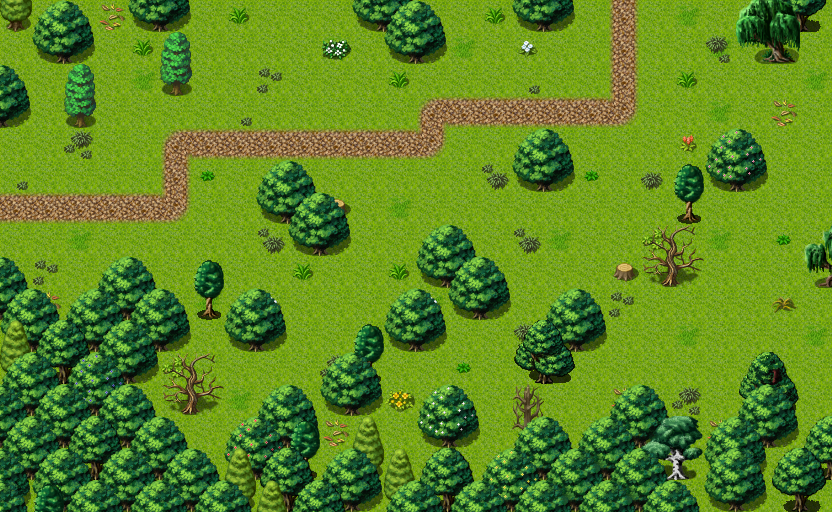

This is a level from a 2D game, rendered from its Tiled map with the project's own tilesets. A one-line summary and the map file follow, with tile-layer data summarised:
An orthogonal 26x16 tile map with 32x32 px tiles, 4 tile layers (Base, Ground, Objects, Above), 1 hidden layer not drawn, 66 tilesets and 13 objects (7x spawn, 6x mapchange).

<map version="1.10" tiledversion="1.11.2" orientation="orthogonal" renderorder="right-down" width="26" height="16" tilewidth="32" tileheight="32" infinite="0" nextlayerid="10" nextobjectid="15">
 <tileset firstgid="1" name="map_bed_1" tilewidth="32" tileheight="32" tilecount="160" columns="16">
  <image source="../drawable/map_bed_1.png" width="512" height="320" />
 </tileset>
 <tileset firstgid="161" name="map_border_1" tilewidth="32" tileheight="32" tilecount="128" columns="16">
  <image source="../drawable/map_border_1.png" width="512" height="256" />
 </tileset>
 <tileset firstgid="289" name="map_bridge_1" tilewidth="32" tileheight="32" tilecount="128" columns="16">
  <image source="../drawable/map_bridge_1.png" width="512" height="256" />
 </tileset>
 <tileset firstgid="417" name="map_bridge_2" tilewidth="32" tileheight="32" tilecount="128" columns="16">
  <image source="../drawable/map_bridge_2.png" width="512" height="256" />
 </tileset>
 <tileset firstgid="545" name="map_broken_1" tilewidth="32" tileheight="32" tilecount="128" columns="16">
  <image source="../drawable/map_broken_1.png" width="512" height="256" />
 </tileset>
 <tileset firstgid="673" name="map_cavewall_1" tilewidth="32" tileheight="32" tilecount="108" columns="18">
  <image source="../drawable/map_cavewall_1.png" width="576" height="192" />
 </tileset>
 <tileset firstgid="781" name="map_cavewall_2" tilewidth="32" tileheight="32" tilecount="108" columns="18">
  <image source="../drawable/map_cavewall_2.png" width="576" height="192" />
 </tileset>
 <tileset firstgid="889" name="map_cavewall_3" tilewidth="32" tileheight="32" tilecount="108" columns="18">
  <image source="../drawable/map_cavewall_3.png" width="576" height="192" />
 </tileset>
 <tileset firstgid="997" name="map_cavewall_4" tilewidth="32" tileheight="32" tilecount="108" columns="18">
  <image source="../drawable/map_cavewall_4.png" width="576" height="192" />
 </tileset>
 <tileset firstgid="1105" name="map_chair_table_1" tilewidth="32" tileheight="32" tilecount="128" columns="16">
  <image source="../drawable/map_chair_table_1.png" width="512" height="256" />
 </tileset>
 <tileset firstgid="1233" name="map_chair_table_2" tilewidth="32" tileheight="32" tilecount="128" columns="16">
  <image source="../drawable/map_chair_table_2.png" width="512" height="256" />
 </tileset>
 <tileset firstgid="1361" name="map_crate_1" tilewidth="32" tileheight="32" tilecount="128" columns="16">
  <image source="../drawable/map_crate_1.png" width="512" height="256" />
 </tileset>
 <tileset firstgid="1489" name="map_cupboard_1" tilewidth="32" tileheight="32" tilecount="128" columns="16">
  <image source="../drawable/map_cupboard_1.png" width="512" height="256" />
 </tileset>
 <tileset firstgid="1617" name="map_curtain_1" tilewidth="32" tileheight="32" tilecount="128" columns="16">
  <image source="../drawable/map_curtain_1.png" width="512" height="256" />
 </tileset>
 <tileset firstgid="1745" name="map_entrance_1" tilewidth="32" tileheight="32" tilecount="128" columns="16">
  <image source="../drawable/map_entrance_1.png" width="512" height="256" />
 </tileset>
 <tileset firstgid="1873" name="map_entrance_2" tilewidth="32" tileheight="32" tilecount="128" columns="16">
  <image source="../drawable/map_entrance_2.png" width="512" height="256" />
 </tileset>
 <tileset firstgid="2001" name="map_fence_1" tilewidth="32" tileheight="32" tilecount="128" columns="16">
  <image source="../drawable/map_fence_1.png" width="512" height="256" />
 </tileset>
 <tileset firstgid="2129" name="map_fence_2" tilewidth="32" tileheight="32" tilecount="128" columns="16">
  <image source="../drawable/map_fence_2.png" width="512" height="256" />
 </tileset>
 <tileset firstgid="2257" name="map_fence_3" tilewidth="32" tileheight="32" tilecount="128" columns="16">
  <image source="../drawable/map_fence_3.png" width="512" height="256" />
 </tileset>
 <tileset firstgid="2385" name="map_fence_4" tilewidth="32" tileheight="32" tilecount="128" columns="16">
  <image source="../drawable/map_fence_4.png" width="512" height="256" />
 </tileset>
 <tileset firstgid="2513" name="map_ground_1" tilewidth="32" tileheight="32" tilecount="128" columns="16">
  <image source="../drawable/map_ground_1.png" width="512" height="256" />
 </tileset>
 <tileset firstgid="2641" name="map_ground_2" tilewidth="32" tileheight="32" tilecount="128" columns="16">
  <image source="../drawable/map_ground_2.png" width="512" height="256" />
 </tileset>
 <tileset firstgid="2769" name="map_ground_3" tilewidth="32" tileheight="32" tilecount="128" columns="16">
  <image source="../drawable/map_ground_3.png" width="512" height="256" />
 </tileset>
 <tileset firstgid="2897" name="map_ground_4" tilewidth="32" tileheight="32" tilecount="128" columns="16">
  <image source="../drawable/map_ground_4.png" width="512" height="256" />
 </tileset>
 <tileset firstgid="3025" name="map_ground_5" tilewidth="32" tileheight="32" tilecount="128" columns="16">
  <image source="../drawable/map_ground_5.png" width="512" height="256" />
 </tileset>
 <tileset firstgid="3153" name="map_ground_6" tilewidth="32" tileheight="32" tilecount="128" columns="16">
  <image source="../drawable/map_ground_6.png" width="512" height="256" />
 </tileset>
 <tileset firstgid="3281" name="map_ground_7" tilewidth="32" tileheight="32" tilecount="128" columns="16">
  <image source="../drawable/map_ground_7.png" width="512" height="256" />
 </tileset>
 <tileset firstgid="3409" name="map_ground_8" tilewidth="32" tileheight="32" tilecount="128" columns="16">
  <image source="../drawable/map_ground_8.png" width="512" height="256" />
 </tileset>
 <tileset firstgid="3537" name="map_house_1" tilewidth="32" tileheight="32" tilecount="128" columns="16">
  <image source="../drawable/map_house_1.png" width="512" height="256" />
 </tileset>
 <tileset firstgid="3665" name="map_house_2" tilewidth="32" tileheight="32" tilecount="128" columns="16">
  <image source="../drawable/map_house_2.png" width="512" height="256" />
 </tileset>
 <tileset firstgid="3793" name="map_indoor_1" tilewidth="32" tileheight="32" tilecount="128" columns="16">
  <image source="../drawable/map_indoor_1.png" width="512" height="256" />
 </tileset>
 <tileset firstgid="3921" name="map_indoor_2" tilewidth="32" tileheight="32" tilecount="128" columns="16">
  <image source="../drawable/map_indoor_2.png" width="512" height="256" />
 </tileset>
 <tileset firstgid="4049" name="map_kitchen_1" tilewidth="32" tileheight="32" tilecount="128" columns="16">
  <image source="../drawable/map_kitchen_1.png" width="512" height="256" />
 </tileset>
 <tileset firstgid="4177" name="map_outdoor_1" tilewidth="32" tileheight="32" tilecount="128" columns="16">
  <image source="../drawable/map_outdoor_1.png" width="512" height="256" />
 </tileset>
 <tileset firstgid="4305" name="map_pillar_1" tilewidth="32" tileheight="32" tilecount="128" columns="16">
  <image source="../drawable/map_pillar_1.png" width="512" height="256" />
 </tileset>
 <tileset firstgid="4433" name="map_pillar_2" tilewidth="32" tileheight="32" tilecount="128" columns="16">
  <image source="../drawable/map_pillar_2.png" width="512" height="256" />
 </tileset>
 <tileset firstgid="4561" name="map_plant_1" tilewidth="32" tileheight="32" tilecount="128" columns="16">
  <image source="../drawable/map_plant_1.png" width="512" height="256" />
 </tileset>
 <tileset firstgid="4689" name="map_plant_2" tilewidth="32" tileheight="32" tilecount="128" columns="16">
  <image source="../drawable/map_plant_2.png" width="512" height="256" />
 </tileset>
 <tileset firstgid="4817" name="map_rock_1" tilewidth="32" tileheight="32" tilecount="128" columns="16">
  <image source="../drawable/map_rock_1.png" width="512" height="256" />
 </tileset>
 <tileset firstgid="4945" name="map_rock_2" tilewidth="32" tileheight="32" tilecount="128" columns="16">
  <image source="../drawable/map_rock_2.png" width="512" height="256" />
 </tileset>
 <tileset firstgid="5073" name="map_roof_1" tilewidth="32" tileheight="32" tilecount="128" columns="16">
  <image source="../drawable/map_roof_1.png" width="512" height="256" />
 </tileset>
 <tileset firstgid="5201" name="map_roof_2" tilewidth="32" tileheight="32" tilecount="128" columns="16">
  <image source="../drawable/map_roof_2.png" width="512" height="256" />
 </tileset>
 <tileset firstgid="5329" name="map_roof_3" tilewidth="32" tileheight="32" tilecount="128" columns="16">
  <image source="../drawable/map_roof_3.png" width="512" height="256" />
 </tileset>
 <tileset firstgid="5457" name="map_shop_1" tilewidth="32" tileheight="32" tilecount="128" columns="16">
  <image source="../drawable/map_shop_1.png" width="512" height="256" />
 </tileset>
 <tileset firstgid="5585" name="map_sign_ladder_1" tilewidth="32" tileheight="32" tilecount="128" columns="16">
  <image source="../drawable/map_sign_ladder_1.png" width="512" height="256" />
 </tileset>
 <tileset firstgid="5713" name="map_table_1" tilewidth="32" tileheight="32" tilecount="128" columns="16">
  <image source="../drawable/map_table_1.png" width="512" height="256" />
 </tileset>
 <tileset firstgid="5841" name="map_trail_1" tilewidth="32" tileheight="32" tilecount="128" columns="16">
  <image source="../drawable/map_trail_1.png" width="512" height="256" />
 </tileset>
 <tileset firstgid="5969" name="map_transition_1" tilewidth="32" tileheight="32" tilecount="128" columns="16">
  <image source="../drawable/map_transition_1.png" width="512" height="256" />
 </tileset>
 <tileset firstgid="6097" name="map_transition_2" tilewidth="32" tileheight="32" tilecount="128" columns="16">
  <image source="../drawable/map_transition_2.png" width="512" height="256" />
 </tileset>
 <tileset firstgid="6225" name="map_transition_3" tilewidth="32" tileheight="32" tilecount="128" columns="16">
  <image source="../drawable/map_transition_3.png" width="512" height="256" />
 </tileset>
 <tileset firstgid="6353" name="map_transition_4" tilewidth="32" tileheight="32" tilecount="128" columns="16">
  <image source="../drawable/map_transition_4.png" width="512" height="256" />
 </tileset>
 <tileset firstgid="6481" name="map_transition_5" tilewidth="32" tileheight="32" tilecount="128" columns="16">
  <image source="../drawable/map_transition_5.png" width="512" height="256" />
 </tileset>
 <tileset firstgid="6609" name="map_tree_1" tilewidth="32" tileheight="32" tilecount="128" columns="16">
  <image source="../drawable/map_tree_1.png" width="512" height="256" />
 </tileset>
 <tileset firstgid="6737" name="map_tree_2" tilewidth="32" tileheight="32" tilecount="128" columns="16">
  <image source="../drawable/map_tree_2.png" width="512" height="256" />
 </tileset>
 <tileset firstgid="6865" name="map_wall_1" tilewidth="32" tileheight="32" tilecount="128" columns="16">
  <image source="../drawable/map_wall_1.png" width="512" height="256" />
 </tileset>
 <tileset firstgid="6993" name="map_wall_2" tilewidth="32" tileheight="32" tilecount="120" columns="15">
  <image source="../drawable/map_wall_2.png" width="480" height="256" />
 </tileset>
 <tileset firstgid="7113" name="map_wall_3" tilewidth="32" tileheight="32" tilecount="120" columns="15">
  <image source="../drawable/map_wall_3.png" width="480" height="256" />
 </tileset>
 <tileset firstgid="7233" name="map_wall_4" tilewidth="32" tileheight="32" tilecount="120" columns="15">
  <image source="../drawable/map_wall_4.png" width="480" height="256" />
 </tileset>
 <tileset firstgid="7353" name="map_window_1" tilewidth="32" tileheight="32" tilecount="128" columns="16">
  <image source="../drawable/map_window_1.png" width="512" height="256" />
 </tileset>
 <tileset firstgid="7481" name="map_window_2" tilewidth="32" tileheight="32" tilecount="128" columns="16">
  <image source="../drawable/map_window_2.png" width="512" height="256" />
 </tileset>
 <tileset firstgid="7609" name="map_tree_2" tilewidth="32" tileheight="32" tilecount="128" columns="16">
  <image source="../drawable/map_tree_2.png" width="512" height="256" />
 </tileset>
 <tileset firstgid="7737" name="map_tree_3" tilewidth="32" tileheight="32" tilecount="544" columns="32">
  <image source="../drawable/map_tree_3.png" width="1024" height="544" />
 </tileset>
 <tileset firstgid="8281" name="map_plant_1" tilewidth="32" tileheight="32" tilecount="128" columns="16">
  <image source="../drawable/map_plant_1.png" width="512" height="256" />
 </tileset>
 <tileset firstgid="8409" name="map_trail_1" tilewidth="32" tileheight="32" tilecount="128" columns="16">
  <image source="../drawable/map_trail_1.png" width="512" height="256" />
 </tileset>
 <tileset firstgid="8537" name="map_ground_1" tilewidth="32" tileheight="32" tilecount="128" columns="16">
  <image source="../drawable/map_ground_1.png" width="512" height="256" />
 </tileset>
 <tileset firstgid="8665" name="map_tree_1" tilewidth="32" tileheight="32" tilecount="128" columns="16">
  <image source="../drawable/map_tree_1.png" width="512" height="256" />
 </tileset>
 <layer id="1" name="Base" width="26" height="16">
  <data>[416 cells, 4 non-empty, 1 distinct tile ids]</data>
 </layer>
 <layer id="2" name="Ground" width="26" height="16">
  <data>[416 cells, 416 non-empty, 2 distinct tile ids]</data>
 </layer>
 <layer id="3" name="Objects" width="26" height="16">
  <data>[416 cells, 209 non-empty, 52 distinct tile ids]</data>
 </layer>
 <layer id="4" name="Above" width="26" height="16">
  <data>[416 cells, 131 non-empty, 30 distinct tile ids]</data>
 </layer>
 <layer id="5" name="Walkable" width="26" height="16" visible="0">
  <data>[416 cells, 131 non-empty, 1 distinct tile ids]</data>
 </layer>
 <objectgroup id="6" name="Mapevents" visible="0">
  <object id="1" name="east" type="mapchange" x="800" y="32" width="32" height="384">
   <properties>
    <property name="map" value="waytobrightport18" />
    <property name="place" value="west" />
   </properties>
  </object>
  <object id="2" name="north1" type="mapchange" x="32" y="0" width="96" height="32">
   <properties>
    <property name="map" value="waytobrightport16" />
    <property name="place" value="south1" />
   </properties>
  </object>
  <object id="3" name="west" type="mapchange" x="0" y="64" width="32" height="224">
   <properties>
    <property name="map" value="waytobrightport14" />
    <property name="place" value="east" />
   </properties>
  </object>
  <object id="5" name="north2" type="mapchange" x="192" y="0" width="160" height="32">
   <properties>
    <property name="map" value="waytobrightport16" />
    <property name="place" value="south2" />
   </properties>
  </object>
  <object id="6" name="north3" type="mapchange" x="416" y="0" width="96" height="32">
   <properties>
    <property name="map" value="waytobrightport16" />
    <property name="place" value="south3" />
   </properties>
  </object>
  <object id="7" name="north4" type="mapchange" x="576" y="0" width="160" height="32">
   <properties>
    <property name="map" value="waytobrightport16" />
    <property name="place" value="south4" />
   </properties>
  </object>
 </objectgroup>
 <objectgroup id="7" name="Spawn" visible="0">
  <object id="8" name="viriledeer1" type="spawn" x="64" y="64" width="32" height="32">
   <properties>
    <property name="spawngroup" value="brightport_deer" />
   </properties>
  </object>
  <object id="9" name="viriledeer2" type="spawn" x="64" y="128" width="192" height="96">
   <properties>
    <property name="spawngroup" value="brightport_deer" />
   </properties>
  </object>
  <object id="10" name="brightport_deer" type="spawn" x="128" y="64" width="192" height="64">
   <properties>
    <property name="spawngroup" value="brightport_deer" />
   </properties>
  </object>
  <object id="11" name="brightport_deer2" type="spawn" x="192" y="256" width="512" height="160">
   <properties>
    <property name="quantity" value="4" />
    <property name="spawngroup" value="brightport_deer" />
   </properties>
  </object>
  <object id="12" name="brightport_deer3" type="spawn" x="320" y="64" width="320" height="128">
   <properties>
    <property name="quantity" value="2" />
    <property name="spawngroup" value="brightport_deer" />
   </properties>
  </object>
  <object id="13" name="squirmer1" type="spawn" x="512" y="64" width="256" height="352">
   <properties>
    <property name="quantity" value="2" />
    <property name="spawngroup" value="brightport_squirrel" />
   </properties>
  </object>
  <object id="14" name="squirmer" type="spawn" x="160" y="64" width="288" height="352">
   <properties>
    <property name="quantity" value="2" />
    <property name="spawngroup" value="brightport_squirrel" />
   </properties>
  </object>
 </objectgroup>
 <objectgroup id="8" name="Keys" />
 <objectgroup id="9" name="Replace" />
</map>
